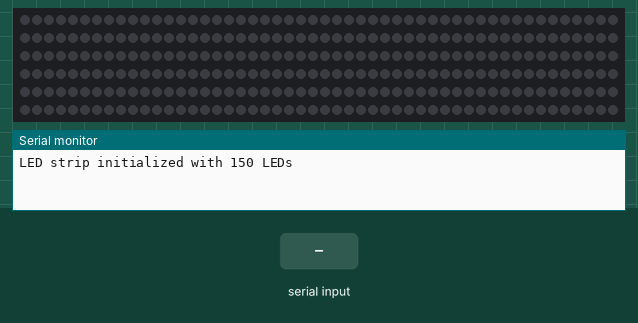
A program run on a simulated Arduino Uno, built with avr-gcc and run on an emulated ATmega328P. Parts: 300 RGB LEDs in strip order, left to right, continuing on the next row, the last lines printed to the serial monitor. Inputs (shaded band) come from the test bench. Dim RGB values are drawn brighter than linear; random numbers use the default seed unless the program sets one.

Above: at 1.2 s.
1.3 s: "<c>" received over Serial
3.7 s: "<e>" received over Serial
At 3.93 s:
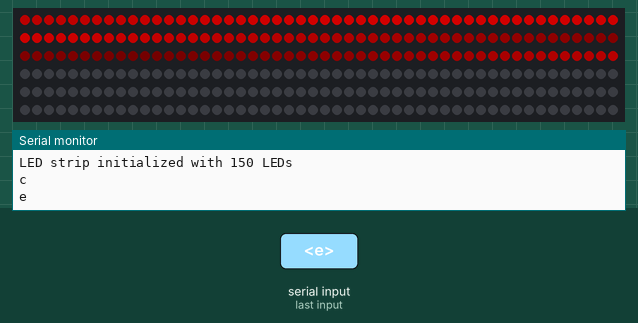
5.2 s: "<c>" received over Serial
At 5.48 s:
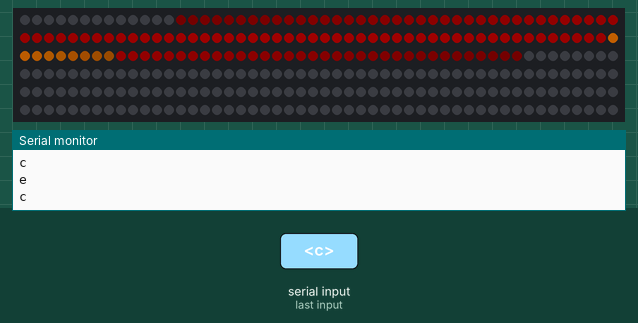
8.2 s: "<90:45:200>" received over Serial
At 9.4 s:
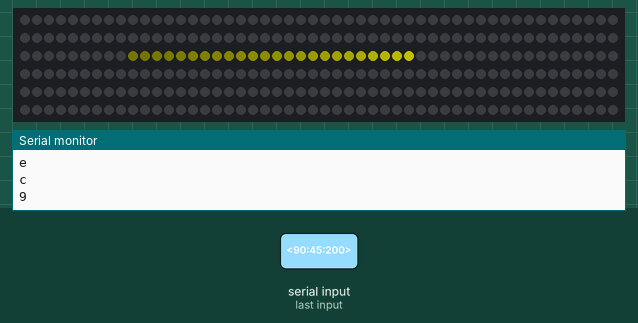
9.7 s: "<c>" received over Serial
At 11.08 s:
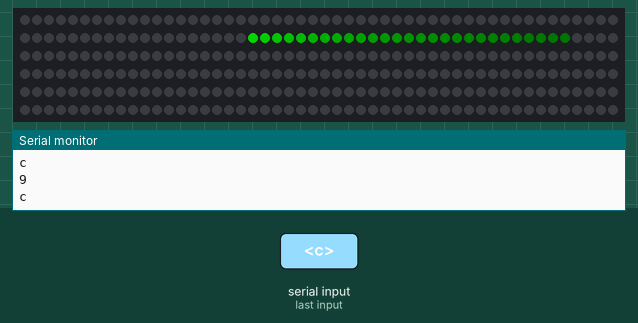
12.4 s: "<u90>" received over Serial
At 12.7 s:
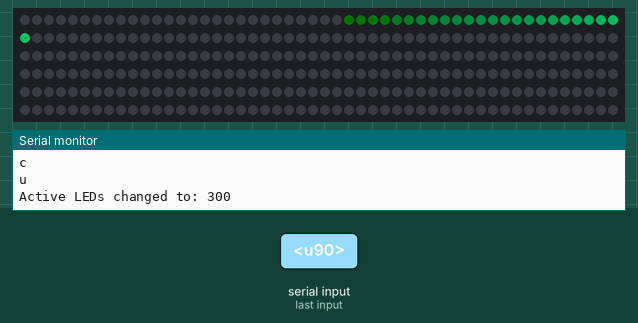
Timing chart, 0 to 14.9 s (numbered marks = the images above; inputs shaded):
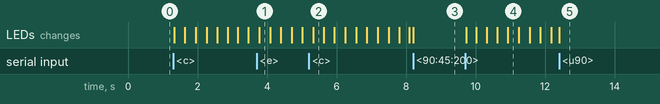

Measured:
- after the input at 9.7 s, the LEDs: first change at once (image 4 shows a later state)

The program:

main.cpp
```cpp
// ICS_LEDs v1.0
// Written by: Mike Slemko
// Date: 16FEB2026
// Description: Controls the F&F underglow.

#include <Arduino.h>
#include "LEDStripController.h"

// LED Configuration
#define LED_PIN     5
uint8_t NUM_LEDS = 150;
CRGB* leds;
#define LED_TYPE    WS2812B
#define COLOR_ORDER GRB

#define BAUD_RATE 115200

uint8_t brightness = 50; // Brightness level variable (0-255)
char command;
int value = -1;

boolean newData = false;
const byte numChars = 32;
char receivedChars[numChars];
char tempChars[numChars];
char payload[numChars] = {0};

char currentState = 'o';

unsigned long lastUpdate = 0;
const unsigned long frameInterval = 1;

// LED array
//CRGB leds[NUM_LEDS];

CRGB colorList[] = {
  CRGB::Purple,
  CRGB::Green,
  CRGB::Blue,
  CRGB::Red,
  CRGB(255, 255, 100)   // Custom yellowish
};

CRGB errorStateColor = colorList[3];  // Color to indicate an error state
CRGB readyStateColor = colorList[1];  // Color to indicate a ready state
CRGB worklistingColor1 = colorList[1];  // Color to indicate a busy state
CRGB worklistingColor2 = colorList[0];
CRGB idleStateColor = colorList[2];  // Color to indicate an idle state

LEDController strip;

void recvWithStartEndMarkers() {
    static boolean recvInProgress = false;
    static byte ndx = 0;
    char startMarker = '<';
    char endMarker = '>';
    char rc;

    while (Serial.available() > 0 && newData == false) {

        rc = Serial.read();

        if (recvInProgress == true) {

            if (rc != endMarker) {
                receivedChars[ndx++] = rc;

                if (ndx >= numChars) {
                    ndx = numChars - 1;
                }
            }
            else {
                receivedChars[ndx] = '\0';
                recvInProgress = false;
                ndx = 0;
                newData = true;
            }
        }

        else if (rc == startMarker) {
            recvInProgress = true;
        }
    }
}

void parseCommand() {

    char *token;

    token = strtok(receivedChars, ":");
    if (token != NULL) {
        command = token[0];
    }

    token = strtok(NULL, ":");
    if (token != NULL) {
        value = atoi(token);
    } else {
        value = -1;  // no parameter supplied
    }
}

void setup() {
  //Serial setdfup
  Serial.begin(BAUD_RATE);
  strip.begin(NUM_LEDS);
  delay(50);
}

void loop() {

    EVERY_N_MILLISECONDS(frameInterval) {
        strip.run();
    }

    recvWithStartEndMarkers(); // parse serial commands

    if (newData) {
        parseCommand(); // sets command & value
        strip.setState(command, value);
        newData = false;
        delay(10);
    }

}
```

LEDStripController.h
```cpp
#pragma once
#include <Arduino.h>
#include <FastLED.h>

#define MAX_LEDS 300
#define LED_PIN 5
#define LED_TYPE WS2812B
#define COLOR_ORDER GRB

class LEDController {
private:
    uint16_t numLeds;      // Active LEDs
    uint8_t brightness;
    char currentState;
    CRGB leds[MAX_LEDS];

public:
    LEDController();

    void begin(uint16_t count);
    void setBrightness(uint8_t b);
    void setState(char state, uint16_t num_leds = 0);
    void run();

    // Effects
    void clear();
    void solid(CRGB color);
    void breathe(CRGB color, uint8_t bpm = 10);
    void sineWave(CRGB color, uint8_t speed = 2);
    void dualBreathe(CRGB color1, CRGB color2);
    void twinkle(CRGB color, uint8_t chance = 20, uint8_t fadeAmount = 10);
    void cylon(CRGB color, uint8_t fadeAmount = 35);
    void colorCylon(uint8_t fadeAmount = 35);

    CRGB* getLeds();
    uint16_t size() { return numLeds; }
};
```

LEDStripController.cpp
```cpp
#include "LEDStripController.h"

#define LED_PIN     5
#define LED_TYPE    WS2812B
#define COLOR_ORDER GRB

LEDController::LEDController() {
    numLeds = 0;
    brightness = 128;
    currentState = 'o';
}

// Initialize the strip (only once)
void LEDController::begin(uint16_t count) {
    numLeds = min(count, MAX_LEDS);

    FastLED.addLeds<LED_TYPE, LED_PIN, COLOR_ORDER>(leds, MAX_LEDS);
    FastLED.setBrightness(brightness);
    FastLED.clear(true);

    FastLED.show();

    Serial.print("LED strip initialized with ");
    Serial.print(numLeds);
    Serial.println(" LEDs");
}

void LEDController::setBrightness(uint8_t b) {
    brightness = b;
    FastLED.setBrightness(brightness);
}

// Update the state and optionally change LED count
void LEDController::setState(char state, uint16_t num_leds) {
    currentState = state;
    Serial.println(currentState);

    if (num_leds > 0 && num_leds != numLeds && currentState == 'u') {
        // Only change active LED count, do NOT call addLeds()
        numLeds = min(num_leds, MAX_LEDS);
        Serial.print("Active LEDs changed to: ");
        Serial.println(numLeds);
    }
}

void LEDController::run() {

    switch (currentState) {

        case 'o':  // Off
            clear();
            break;

        case 'r':  // Solid
            breathe(CRGB::Green, 20); //breathe(CRGB::Green, bpm = 20);
            FastLED.show();
            break;

        case 'i':  // Twinkle
            twinkle(CRGB::Blue, 45);
            FastLED.show();
            break;

        case 'w':  // Dual breathe
            dualBreathe(CRGB::Purple, CRGB::Green);
            FastLED.show();

        case 'e':  // Sine wave
            sineWave(CRGB::Red, 2);
            FastLED.show();
            break;
        case 'c':
            colorCylon();
            FastLED.show();
    }
}

void LEDController::clear() {
    FastLED.clear();
    FastLED.show();
}

void LEDController::solid(CRGB color) {
    fill_solid(leds, numLeds, color);
}

void LEDController::twinkle(CRGB color, uint8_t chance, uint8_t fadeAmount) {
    fadeToBlackBy(leds, numLeds, fadeAmount);

    if (random8() < chance) {
        leds[random16(numLeds)] = color;
    }
    delay(25);
}

void LEDController::breathe(CRGB color, uint8_t bpm) {

    for (uint16_t i = 0; i < numLeds; i++) {
        uint8_t brightness = beatsin8(bpm, 50, 255, 0, i * (255 / numLeds));
        leds[i] = color;
        leds[i].fadeToBlackBy(255 - brightness);
    }
}

void LEDController::sineWave(CRGB wave_color, uint8_t wave_speed) {
    static uint8_t phase = 0;

    for (uint16_t i = 0; i < numLeds; i++) {
        uint8_t brightness = sin8(phase + (i * 255 / numLeds));
        leds[i] = wave_color;
        leds[i].fadeToBlackBy(255 - brightness);
    }
    phase += wave_speed;  // Adjust wave speed
}

void  LEDController::cylon(CRGB wave_color, uint8_t fadeAmount) {
    static uint8_t pos = 0;
    static int8_t direction = 1;

    // Fade all LEDs
    fadeToBlackBy(leds, numLeds, fadeAmount);

    // Set current position
    leds[pos] = wave_color;

    // Move position
    pos += direction;
    if (pos == 0 || pos == numLeds - 1) {
        direction = -direction;
    }
}

void LEDController::colorCylon(uint8_t fadeAmount) {
    static uint8_t pos = 0;
    static int8_t direction = 1;
    static uint8_t hue = 0;

    fadeToBlackBy(leds, numLeds, fadeAmount);

    leds[pos] = CHSV(hue, 255, 255);

    pos += direction;
    if (pos == 0 || pos == numLeds - 1) {
        direction = -direction;
        hue += 32;  // Change color at each bounce
    }
}

void LEDController::dualBreathe(CRGB color1_in, CRGB color2_in) {
    uint8_t brightness1 = beatsin8(8);
    uint8_t brightness2 = 255 - brightness1;

    for (uint16_t i = 0; i < numLeds; i++) {
        CRGB color1 = color1_in;
        CRGB color2 = color2_in;

        color1.fadeToBlackBy(255 - brightness1);
        color2.fadeToBlackBy(255 - brightness2);

        leds[i] = color1 + color2;
    }
}

CRGB* LEDController::getLeds() {
    return leds;
}
```
